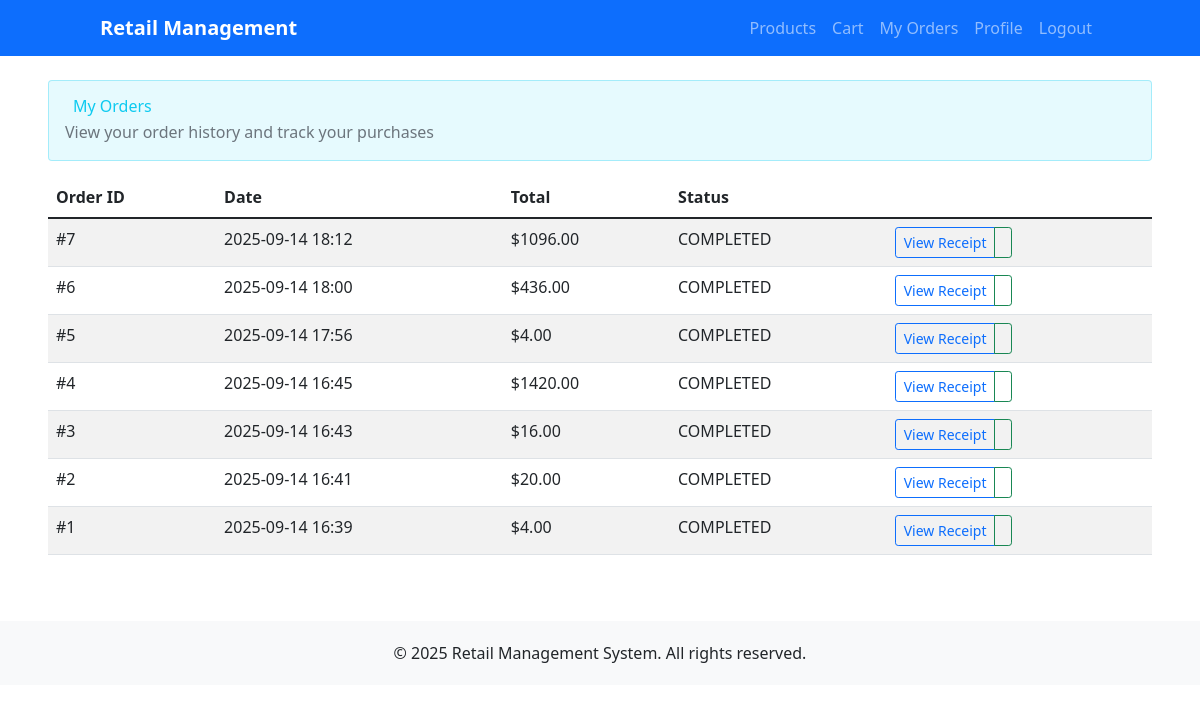
The page /orders/ (signed in) on the database as committed earlier.
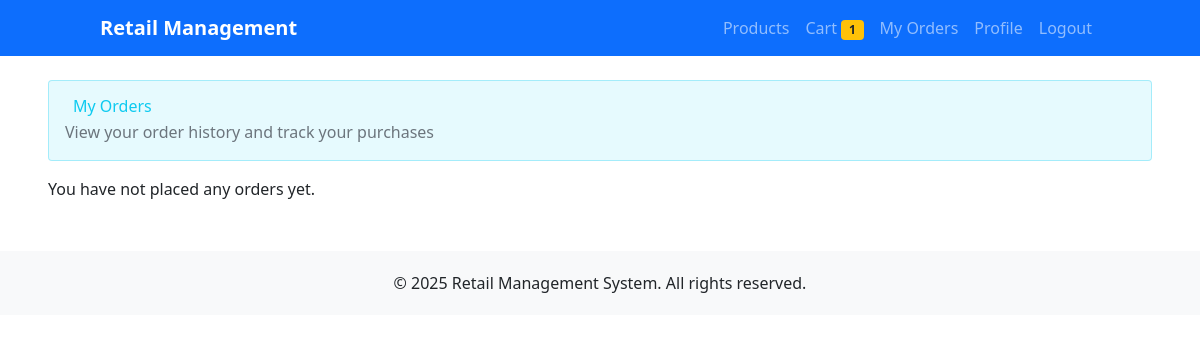
The same page on the database as committed later.
### orders/models.py (models this page shows, shortened)
class Order(models.Model):
    PAYMENT_METHODS = [
        ("CASH", "Cash on Delivery"),
        ("CARD", "Credit/Debit Card"),
    ]
    STATUS_CHOICES = [
        ("PENDING", "Pending"),
        ("COMPLETED", "Completed"),
        ("CANCELLED", "Cancelled"),
    ]
    user = models.ForeignKey(settings.AUTH_USER_MODEL, on_delete=models.CASCADE)
    address = models.CharField(max_length=255)
    payment_method = models.CharField(max_length=10, choices=PAYMENT_METHODS)
    payment_reference = models.CharField(max_length=100, blank=True, null=True)
    total = models.DecimalField(max_digits=10, decimal_places=2)
    status = models.CharField(max_length=10, choices=STATUS_CHOICES, default="COMPLETED")
    created_at = models.DateTimeField(auto_now_add=True)

### orders/views.py (the view)
# urls.py: path("", views.order_history, name="order_history"),
@login_required
def order_history(request):
    orders = Order.objects.filter(user=request.user).order_by("-created_at")
    return render(request, "orders/order_history.html", {"orders": orders})

### accounts/context_processors.py (called while the page is built)
def user_admin_status(request):
    if request.user.is_authenticated:
        if request.user.is_superuser:
            return {'user_is_admin': True}
        if hasattr(request.user, 'profile'):
            return {'user_is_admin': request.user.profile.is_admin}
    return {'user_is_admin': False}

def cart_context(request):
    if request.user.is_authenticated:
        from cart.models import Cart
        cart = Cart(request)
        return {
            'cart_total_items': cart.get_total_items(),
            'cart_total_price': cart.get_total_price(),
        }
    return {
        'cart_total_items': 0,
        'cart_total_price': 0,
    }

### cart/models.py (called while the page is built)
    @property
    def total_price(self):
        return self.product.price * self.quantity

    def __len__(self):
        if self.user:
            return sum(item.quantity for item in CartItem.objects.filter(user=self.user))
        else:
            return sum(item['quantity'] for item in self.cart.values())

    def get_total_price(self):
        if self.user:
            return sum(item.total_price for item in CartItem.objects.filter(user=self.user))
        else:
            return sum(
                float(item['price']) * item['quantity']
                for item in self.cart.values()
            )

    def get_total_items(self):
        return self.__len__()

### templates/orders/order_history.html (shortened to what this page needs)
{% extends "accounts/base.html" %}
{% block content %}
<div class="row">
    <div class="col-12">
        <div class="card" style="background-color: rgba(13, 202, 240, 0.1); border: 1px solid rgba(13, 202, 240, 0.3);" mb-4>
            <div class="card-body">
                <div class="d-flex justify-content-between align-items-center">
                    <div>
                        <h2 class="mb-1 text-info">
                            My Orders
                        </h2>
                        <p class="mb-0 text-muted">View your order history and track your purchases</p>
                    </div>
                </div>
            </div>
        </div>
    </div>
</div>
<div class="row mt-3">
    <div class="col-12">
    {% if orders %}
        <table class="table table-striped">
            <thead>
                <tr>
                    <th>Order ID</th>
                    <th>Date</th>
                    <th>Total</th>
                    <th>Status</th>
                    <th></th>
                </tr>
            </thead>
            <tbody>
                {% for order in orders %}
                <tr>
                    <td>#{{ order.id }}</td>
                    <td>{{ order.created_at|date:"Y-m-d H:i" }}</td>
                    <td>${{ order.total }}</td>
                    <td>{{ order.status }}</td>
                    <td>
                        <div class="btn-group" role="group">
                            <a href="{% url 'orders:order_detail' order.id %}" class="btn btn-sm btn-outline-primary">
                                View Receipt
                            </a>
                            <a href="{% url 'orders:download_receipt' order.id %}" class="btn btn-sm btn-outline-success">
                            </a>
                        </div>
                    </td>
                </tr>
                {% endfor %}
            </tbody>
        </table>
    {% else %}
        <p>You have not placed any orders yet.</p>
    {% endif %}
    </div>
</div>
{% endblock %}

### templates/accounts/base.html (shortened to what this page needs)
<!DOCTYPE html>
<html lang="en">
<head>
    <link href="https://cdn.jsdelivr.net/npm/bootstrap@5.1.3/dist/css/bootstrap.min.css" rel="stylesheet">
</head>
<body>
    <nav class="navbar navbar-expand-lg navbar-dark bg-primary">
        <div class="container">
            <a class="navbar-brand" href="{% url 'products:product_list' %}">Retail Management</a>
            <div class="navbar-nav ms-auto">
                {% if user.is_authenticated %}
                    <a class="nav-link" href="{% url 'products:product_list' %}">Products</a>
                    {% if not user_is_admin %}
                        <a class="nav-link" href="{% url 'cart:cart_view' %}">
                            Cart
                            {% if cart_total_items > 0 %}
                                <span class="badge bg-warning text-dark">{{ cart_total_items }}</span>
                            {% endif %}
                        </a>
                        <a class="nav-link" href="{% url 'orders:order_history' %}">My Orders</a>
                    {% endif %}
                    <a class="nav-link" href="{% url 'accounts:profile' %}">Profile</a>
                    <a class="nav-link" href="{% url 'accounts:logout' %}">Logout</a>
                {% else %}
                    <a class="nav-link" href="{% url 'accounts:login' %}">Login</a>
                    <a class="nav-link" href="{% url 'accounts:register' %}">Register</a>
                {% endif %}
            </div>
        </div>
    </nav>
    <div class="container-fluid px-5 mt-4">
        {% block content %}
        {% endblock %}
    </div>
    <footer class="footer">
        <div class="container text-center">
            <p>&copy; 2025 Retail Management System. All rights reserved.</p>
        </div>
    </footer>
    <script src="https://cdn.tailwindcss.com"></script>
</body>
</html>

### templates/accounts/base.html (style rules this page uses)
.navbar-brand { font-weight: bold; }
.footer { margin-top: 50px; padding: 20px 0; background-color: #f8f9fa; }

Rows that differ between the two databases and show on the page:
removed Order: id "7", created_at "2025-09-14 18:12", total "1096.00", status "COMPLETED"
removed Order: id "6", created_at "2025-09-14 18:00", total "436.00", status "COMPLETED"
removed Order: id "5", created_at "2025-09-14 17:56", total "4.00", status "COMPLETED"
removed Order: id "4", created_at "2025-09-14 16:45", total "1420.00", status "COMPLETED"
removed Order: id "3", created_at "2025-09-14 16:43", total "16.00", status "COMPLETED"
removed Order: id "2", created_at "2025-09-14 16:41", total "20.00", status "COMPLETED"
removed Order: id "1", created_at "2025-09-14 16:39", total "4.00", status "COMPLETED"
Other text that changed with them:
{{ cart_total_items }}: (not shown) → "1"
text no longer shown: "Order ID Date Total Status"
text now shown: "You have not placed any orders yet."
